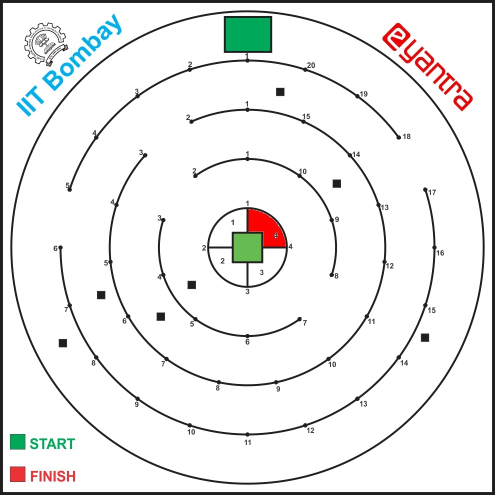
#> input picture Laptop Code/MAP.jpg, 990 x 990 px, given in place of the camera (shown at 1/2 size)
$ python check.py   (Python 2 division)
#> lines starting #> are read from the running program, lines starting #| are printed output that depends on the picture; after the words box and inside, x2 and y2 are one past the last pixel; in counts of white or black regions, pixels touching at a corner belong together
'''
**************************************************************************
*                  IMAGE PROCESSING (e-Yantra 2014)
*                  ================================
*  This software is intended to teach image processing concepts
*
*  MODULE: Fundamentals
*  Filename: camVideo.py
*  Version: 1.0.0
*  Date: November 3, 2014
*
*  Author: Arun Mukundan, e-Yantra Project, Department of Computer Science
*  and Engineering, Indian Institute of Technology Bombay.
*
*  Software released under Creative Commons CC BY-NC-SA
*
*  For legal information refer to:
*        http://creativecommons.org/licenses/by-nc-sa/4.0/legalcode
*
*
*  This software is made available on an “AS IS WHERE IS BASIS”.
*  Licensee/end user indemnifies and will keep e-Yantra indemnified from
*  any and all claim(s) that emanate from the use of the Software or
*  breach of the terms of this agreement.
*
*  e-Yantra - An MHRD project under National Mission on Education using
*  ICT(NMEICT)
*
**************************************************************************
'''
############################################
## Import OpenCV
import numpy as np
import cv2
# Initialize camera
cap = cv2.VideoCapture(0)
############################################
#cap.set(3,320)
#cap.set(4,240)
############################################
## Video Loop
while(1):

    ## Read the image
    ret, img = cap.read()
#> img is the input picture: shape (990, 990, 3); mean B, G, R 235.7, 236.4, 236.3
    #print img[320,240,:]
    #img = img[:,40:280,:]
    ## Do the processing
    cv2.imshow('image1',img)
    img_hsv = cv2.cvtColor(img,cv2.COLOR_BGR2HSV)
#> img_hsv: shape (990, 990, 3); mean H, S, V 13.2, 6.6, 238.8
    lower = np.array([164,166,164])
    upper = np.array([255,255,255])
    mask = cv2.inRange(img_hsv,lower,upper)
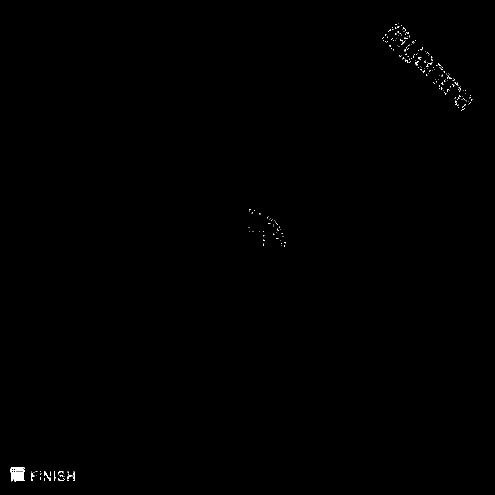
#> mask: shape (990, 990) (shown at 1/2 size); 0.2% white; 216 white regions (204 under 20 px), largest, box (x1, y1, x2, y2) and area: (21, 934, 50, 963) 644, (88, 943, 102, 962) 77, (147, 943, 150, 962) 48
    cv2.imshow('mask',mask)
    img_result = cv2.bitwise_and(img,img,mask=mask)
    gray = cv2.cvtColor(img_result,cv2.COLOR_BGR2GRAY)
    ret,thresh = cv2.threshold(gray,100,255,cv2.THRESH_BINARY)
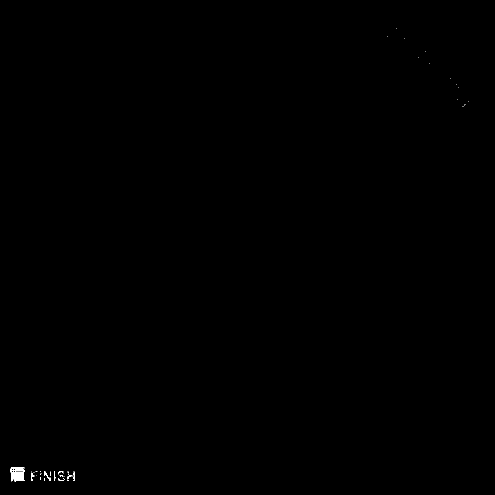
#> thresh: shape (990, 990) (shown at 1/2 size); 0.1% white; 39 white regions (32 under 20 px)
    contours, hierarchy = cv2.findContours(thresh,cv2.RETR_TREE,cv2.CHAIN_APPROX_SIMPLE)
#> contours = 41 contours, 36 with area under 20; largest, box (x1, y1, x2, y2) and area: (21, 934, 49, 963) 553, (88, 943, 102, 962) 51, (31, 941, 48, 945) 37, (147, 943, 150, 962) 28, (63, 946, 69, 962) 24
    l= len(contours)
#> l = 41
    if l > 0:
        print "red"
        break

    lower = np.array([126,76,255])
    upper = np.array([166,85,255])
    mask = cv2.inRange(img_hsv,lower,upper)
    cv2.imshow('mask',mask)
    img_result = cv2.bitwise_and(img,img,mask=mask)
    gray = cv2.cvtColor(img_result,cv2.COLOR_BGR2GRAY)
    ret,thresh = cv2.threshold(gray,100,255,cv2.THRESH_BINARY)
    contours, hierarchy = cv2.findContours(thresh,cv2.RETR_TREE,cv2.CHAIN_APPROX_SIMPLE)
    l= len(contours)
    if l > 0:
        print "pink"
        break
    lower = np.array([45,100,100])
    upper = np.array([75,255,255])
    mask = cv2.inRange(img_hsv,lower,upper)
    cv2.imshow('mask',mask)
    img_result = cv2.bitwise_and(img,img,mask=mask)
    gray = cv2.cvtColor(img_result,cv2.COLOR_BGR2GRAY)
    ret,thresh = cv2.threshold(gray,100,255,cv2.THRESH_BINARY)
    contours, hierarchy = cv2.findContours(thresh,cv2.RETR_TREE,cv2.CHAIN_APPROX_SIMPLE)
    l= len(contours)
    if l > 0:
        print "green"
        break
    lower = np.array([135,125,125])
    upper = np.array([155,255,255])
    mask = cv2.inRange(img_hsv,lower,upper)
    cv2.imshow('mask',mask)
    img_result = cv2.bitwise_and(img,img,mask=mask)
    gray = cv2.cvtColor(img_result,cv2.COLOR_BGR2GRAY)
    ret,thresh = cv2.threshold(gray,100,255,cv2.THRESH_BINARY)
    contours, hierarchy = cv2.findContours(thresh,cv2.RETR_TREE,cv2.CHAIN_APPROX_SIMPLE)
    l= len(contours)
    if l > 0:
        print "blue"
        break
    lower = np.array([92,1119,142])
    upper = np.array([111,255,255])
    mask = cv2.inRange(img_hsv,lower,upper)
    cv2.imshow('mask',mask)
    img_result = cv2.bitwise_and(img,img,mask=mask)
    gray = cv2.cvtColor(img_result,cv2.COLOR_BGR2GRAY)
    ret,thresh = cv2.threshold(gray,100,255,cv2.THRESH_BINARY)
    contours, hierarchy = cv2.findContours(thresh,cv2.RETR_TREE,cv2.CHAIN_APPROX_SIMPLE)
    l= len(contours)
    if l > 0:
        print "sky-blue"
        break
    '''gray = cv2.cvtColor(img,cv2.COLOR_BGR2GRAY)
    img = cv2.cvtColor(img,cv2.COLOR_BGR2HSV)
    ret,thresh = cv2.threshold(gray,100,255,cv2.THRESH_BINARY)
    contours, hierarchy = cv2.findContours(thresh,cv2.RETR_TREE,cv2.CHAIN_APPROX_SIMPLE)
    l= len(contours)
    for i in range(0,l):
        if(cv2.arcLength(contours[i],True)>50 and cv2.arcLength(contours[i],True)<800 and cv2.contourArea(contours[i]) > 2000 and cv2.contourArea(contours[i])<12000 ):
            print "Area = ",i, cv2.contourArea(contours[i])
            #for i in range(0,l):
            #   if cv2.contourArea(contours[i]) > 2000:# and cv2.contourArea(contours[i])<2000:
            cv2.drawContours(img,contours[i],-1,(0,255,0),3)
            l= len(contours)
            for i in range(0,l):
                    if(cv2.arcLength(contours[i],True)>50 and cv2.arcLength(contours[i],True)<800 and cv2.contourArea(contours[i]) > 2000 and cv2.contourArea(contours[i])<12000 ):
                            print "Area = ",i, cv2.contourArea(contours[i])
                            M = cv2.moments(contours[i])
                            cx = int(M['m10']/M['m00'])
                            cy = int(M['m01']/M['m00'])
                            print "Centroid = ", cx, ", ", cy
                            cv2.circle(img,(cx,cy), 5, (0,0,255), -1)
                            print img[cx,cy,:]'''
            ############################################

    ## Do the processing

    ## Show the image
    cv2.imshow('image',img)

    ## End the video loop
    if cv2.waitKey(1) == 27:  ## 27 - ASCII for escape key
        break
############################################

############################################
## Close and exit
cap.release()
cv2.destroyAllWindows()
############################################
